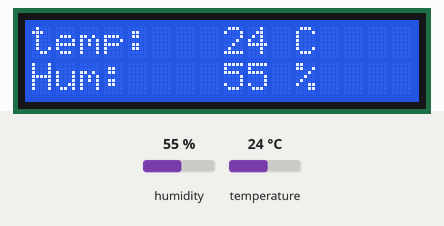
This sketch was run on a simulated Arduino Uno, built for the host (arithmetic inside an expression is 32-bit, double 64-bit). Parts: 16×2 character LCD. The test bench sets the inputs (shaded band); at power-on: humidity 55 %, temperature 24 °C. WiFi joins after 1.5 s; servers stay silent unless stated; what the sketch prints to the serial monitor is not drawn.

Above: at 6.1 s.
6.2 s: humidity set to 22 %
At 9.1 s:
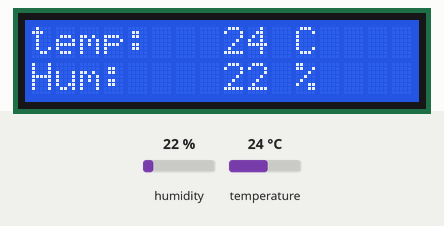
9.4 s: temperature set to 12 °C
At 10.7 s:
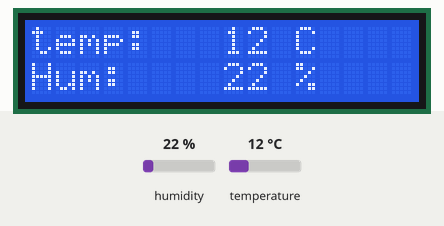
11.4 s: humidity set to 40 %
At 12.2 s:
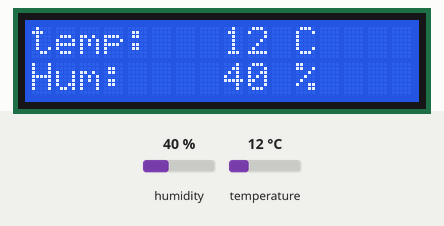
13.4 s: temperature set to 19 °C
At 14.9 s:
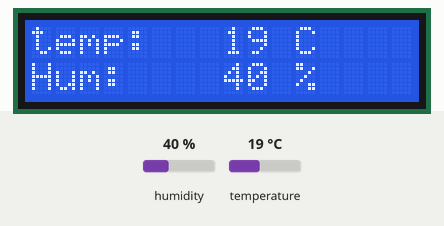
Timing chart, 0 to 16.4 s (numbered marks = the images above; inputs shaded):
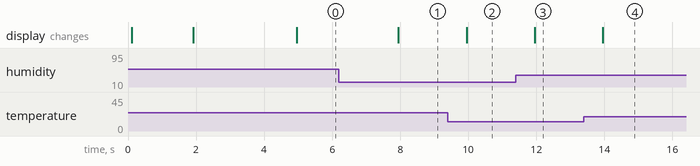

Measured:
- after the input at 6.2 s, the display: changes after 1.7 s (image 1)
- after the input at 9.4 s, the display: changes after 0.55 s (image 2)
- after the input at 11.4 s, the display: changes after 0.55 s (image 3)
- after the input at 13.4 s, the display: changes after 0.55 s (image 4)

The sketch:

ESP8266_Shield_blynk_DHT.ino
```cpp
// (licence header left out)
#define BLYNK_PRINT Serial    // Comment this out to disable prints and save space
#include <SPI.h>
#include <Wire.h>
#include <LiquidCrystal_I2C.h>
#include <ESP8266_Lib.h>
#include <BlynkSimpleShieldEsp8266.h>
#include <SimpleDHT.h>
#include <SimpleTimer.h>
//#include <ESP8266WiFi.h>
// You should get Auth Token in the Blynk App.
// Go to the Project Settings (nut icon).
char auth[] = "7d8f8af1075442398792d24f0b30b889";

// Your WiFi credentials.
// Set password to "" for open networks.
//char ssid[] = "SK_WiFi7915";
//char pass[] = "1307010367";
char ssid[] = "PSTORM_C";
char pass[] = "1234asdf";


// Hardware Serial on Mega, Leonardo, Micro...
//#define EspSerial Serial1

// or Software Serial on Uno, Nano...
#include <SoftwareSerial.h>
SoftwareSerial EspSerial(8, 9); // RX, TX

// Your ESP8266 baud rate:
#define ESP8266_BAUD 9600

ESP8266 wifi(&EspSerial);

SimpleTimer timer;

// for DHT11,
//      VCC: 5V or 3V
//      GND: GND
//      DATA: 2
int pinDHT11 = 2;
SimpleDHT11 dht11;

LiquidCrystal_I2C lcd(0x3F,16,2); // set the LCD address to 0x27 for a 16 chars and 2 line display

void DHT_Read(){


    // start working...
  Serial.println("=================================");
  Serial.println("Sample DHT11...");

  // read without samples.
  byte temperature = 0;
  byte humidity = 0;
  if (dht11.read(pinDHT11, &temperature, &humidity, NULL)) {
    Serial.print("Read DHT11 failed.");
    return;
  }
    Serial.print("Sample OK: ");
  Serial.print((int)temperature); Serial.print(" *C, ");
  Serial.print((int)humidity); Serial.println(" %");

  Blynk.virtualWrite(V0, (int)temperature);
  Blynk.virtualWrite(V1, (int)humidity);


  // write a temperature
  lcd.setCursor(0,0);
  lcd.print("temp:");
  lcd.setCursor(8,0);
  lcd.print((int)temperature);
  lcd.setCursor(11,0);
  lcd.print("C");

  // write a humidity
  lcd.setCursor(0,1);
  lcd.print("Hum:");
  lcd.setCursor(8,1);
  lcd.print((int)humidity);
  lcd.setCursor(11,1);
  lcd.print("%");


}


void setup()
{
  // Set console baud rate
  Serial.begin(115200);
  delay(10);
  // Set ESP8266 baud rate
  EspSerial.begin(ESP8266_BAUD);
  delay(10);

  lcd.init(); // initialize the lcd
  lcd.backlight();
  lcd.setCursor(0,0);
  lcd.print("Connecting to");
  lcd.setCursor(0,1);
  lcd.print(ssid);
  Blynk.begin(auth, wifi, ssid, pass);
  // Setup a function to be called every second
  timer.setInterval(2000L, DHT_Read);

  lcd.clear();
  if(wifi.getAPIp()!=NULL){
    lcd.setCursor(0,0);
    lcd.print("WiFi connected");   // test edit
  }else{
    lcd.setCursor(0,0);  // test pull
    lcd.print("WiFi failed");
  }
  delay(3000);
  lcd.clear();
  //lcd.noBacklight();
}

void loop()
{
  Blynk.run();
  timer.run();


}
```
